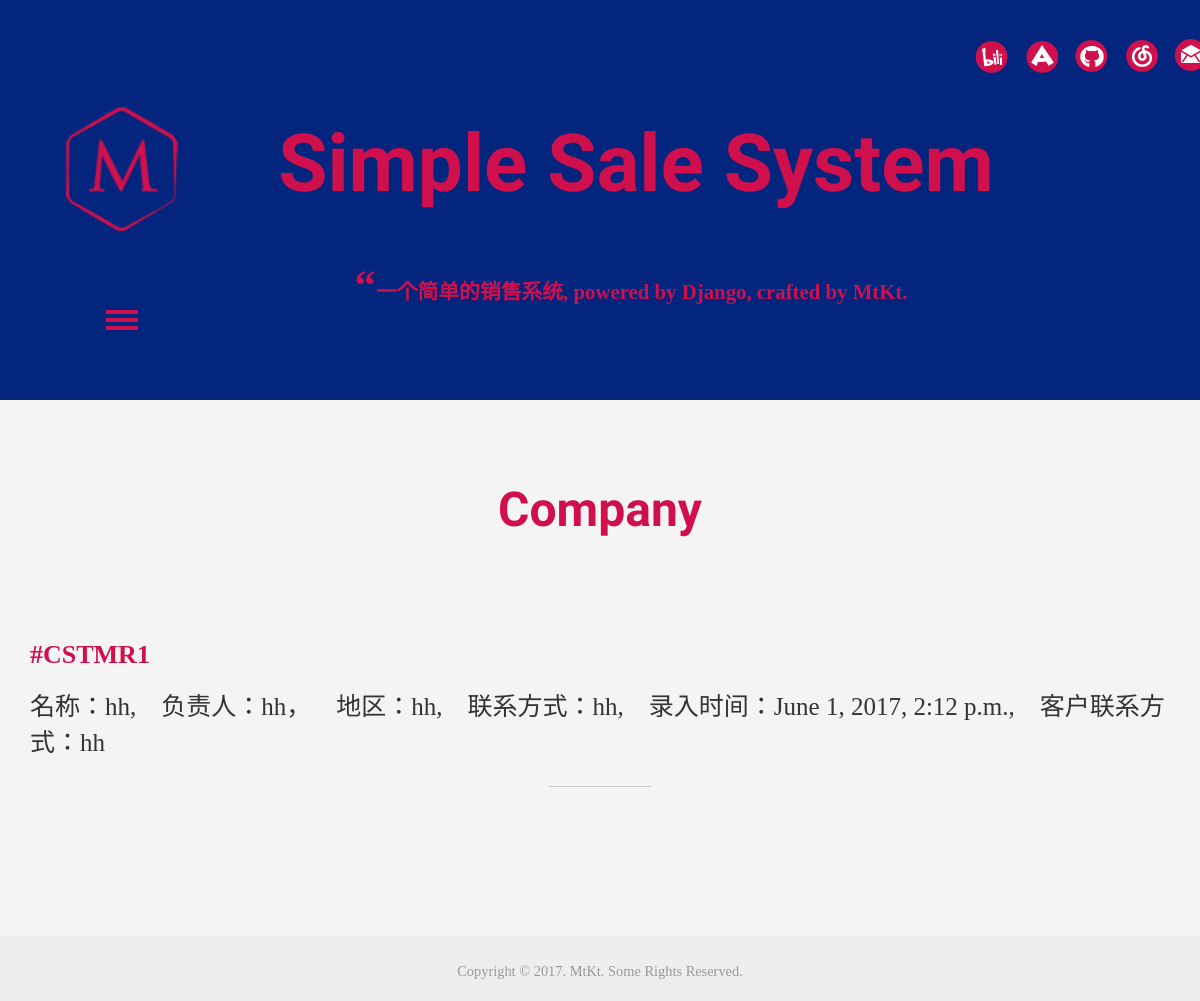
/company/1/, run on an earlier commit of the app's database.
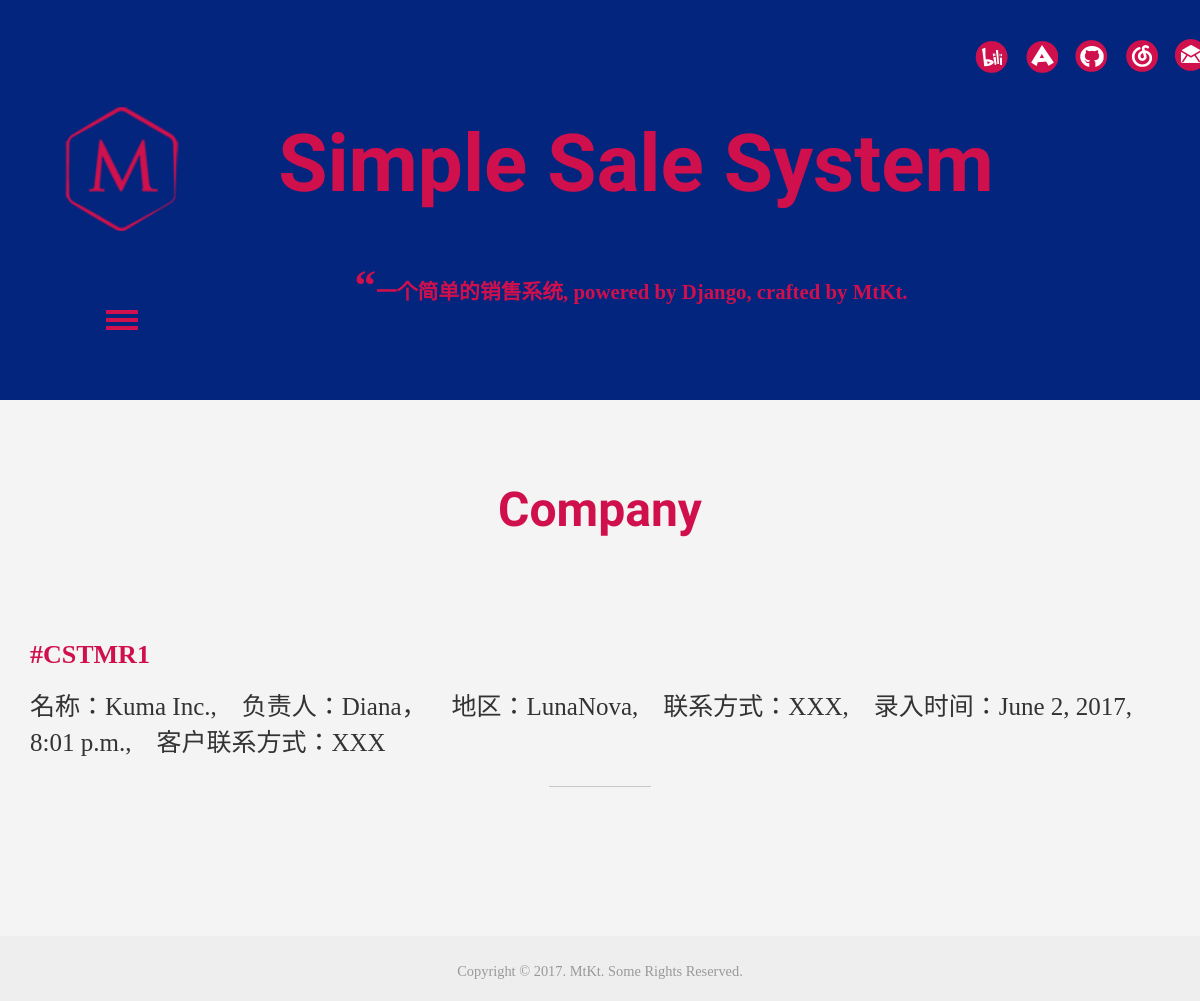
And on a later commit of the database.
### i_m/models.py (models this page shows, shortened)
class Company(models.Model):
    LEVEL = {
        0:u'A',
        1:u'B',
        2:u'C'
    }
    name = models.CharField('名称',max_length = 40)
    contact = models.CharField('负责人',max_length = 40)
    area = models.CharField('地区',max_length = 40)
    tel = models.CharField('联系方式',max_length = 40)
    create_time = models.DateTimeField('录入时间', auto_now_add=True)
    level = models.IntegerField('客户等级', default=0, choices=LEVEL.items())
    '''def save(self, *args, **kwargs):
        self.company_id = 'CSTMR'+self.create_time
        super().save(*args, **kwargs)'''

### i_m/views.py (the view)
# urls.py: url(r'^company/(?P<company_id>\w+)/$', views.CompanyView.as_view(), name ='company'),
class CompanyView(DetailView):
    template_name = 'i_m/company.html'
    model = Company
    context_object_name = 'company'
    pk_url_kwarg = 'company_id'

### i_m/templates/i_m/company.html (shortened to what this page needs)
{% extends 'i_m/base.html'%}
{%  block content %}
<div id="about" class="about">
   <div class="container">
     <div class="about-top">
     <h3>Company</h3>
       </div>
     </div>
   </div>
<div class="container">
      <article>
        <header>
          <h5 class="title-link">
            <div style="color: #D0104C;">
            <a href="{{bill.get_absolute_url }}"><b>#CSTMR{{company.id}}</b></a>
          </h5>
          <p>名称：{{company.name}}</a>,&emsp;负责人：{{company.contact}}，&emsp;地区：{{company.area}},&emsp;联系方式：{{company.tel}},&emsp;录入时间：{{company.create_time}},&emsp;客户联系方式：{{company.tel}}
        <i class="strp"></i>
        <br><br>
      </article>
</div>
{%  endblock %}

What changed in the data, as far as the page shows it:
changed Company id 1: name "hh" → "Kuma Inc."; contact "hh" → "Diana"; area "hh" → "LunaNova"; tel "hh" → "XXX"; create_time "June 1, 2017, 2:12 p.m." → "June 2, 2017, 8:01 p.m."
